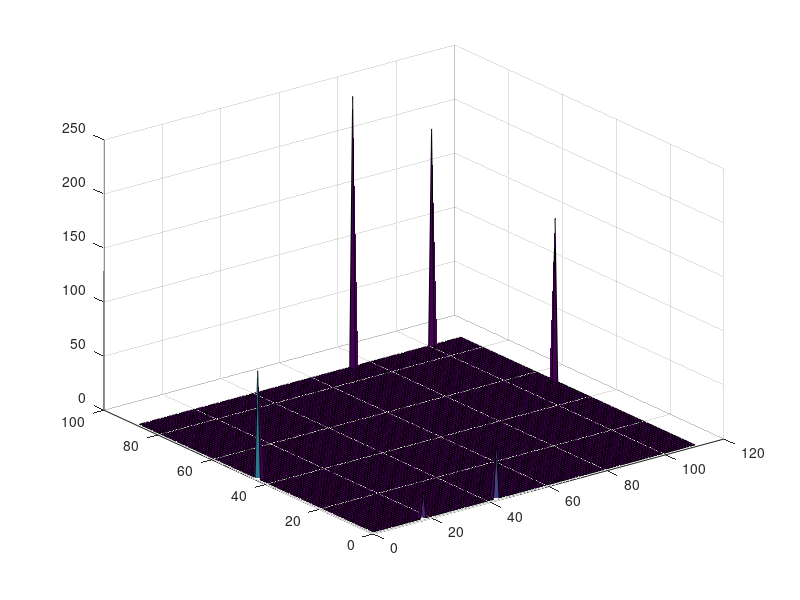

Write MATLAB code to recreate this figure.
E = zeros(88,111); % entrance
    E1v = [1,18]; E(E1v(1),E1v(2))=25;
    E2v = [1,43]; E(E2v(1),E2v(2))=50;
    E3v = [44,1]; E(E3v(1),E3v(2))=100;
    E4v = [53,111]; E(E4v(1),E4v(2))=150;
    E5v = [88,101]; E(E5v(1),E5v(2))=200;
    E6v = [88,74]; E(E6v(1),E6v(2))=250;
    
    
 surf(E)
 